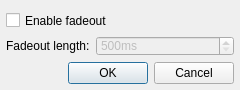
<?xml version="1.0" encoding="UTF-8"?>
<ui version="4.0">
 <class>SettingsDialog</class>
 <widget class="QDialog" name="SettingsDialog">
  <property name="geometry">
   <rect>
    <x>0</x>
    <y>0</y>
    <width>240</width>
    <height>90</height>
   </rect>
  </property>
  <property name="minimumSize">
   <size>
    <width>240</width>
    <height>90</height>
   </size>
  </property>
  <property name="maximumSize">
   <size>
    <width>240</width>
    <height>90</height>
   </size>
  </property>
  <property name="windowTitle">
   <string>GME Plugin Settings</string>
  </property>
  <layout class="QVBoxLayout" name="verticalLayout">
   <property name="leftMargin">
    <number>6</number>
   </property>
   <property name="rightMargin">
    <number>6</number>
   </property>
   <property name="bottomMargin">
    <number>6</number>
   </property>
   <item>
    <layout class="QFormLayout" name="formLayout">
     <property name="fieldGrowthPolicy">
      <enum>QFormLayout::AllNonFixedFieldsGrow</enum>
     </property>
     <item row="1" column="0">
      <widget class="QLabel" name="label">
       <property name="text">
        <string>Fadeout length:</string>
       </property>
      </widget>
     </item>
     <item row="1" column="1">
      <widget class="QSpinBox" name="fadeoutSpinBox">
       <property name="enabled">
        <bool>false</bool>
       </property>
       <property name="suffix">
        <string>ms</string>
       </property>
       <property name="minimum">
        <number>500</number>
       </property>
       <property name="maximum">
        <number>10000</number>
       </property>
      </widget>
     </item>
     <item row="0" column="0" colspan="2">
      <widget class="QCheckBox" name="fadeoutCheckBox">
       <property name="focusPolicy">
        <enum>Qt::NoFocus</enum>
       </property>
       <property name="text">
        <string>Enable fadeout</string>
       </property>
      </widget>
     </item>
    </layout>
   </item>
   <item>
    <widget class="QDialogButtonBox" name="buttonBox">
     <property name="orientation">
      <enum>Qt::Horizontal</enum>
     </property>
     <property name="standardButtons">
      <set>QDialogButtonBox::Cancel|QDialogButtonBox::Ok</set>
     </property>
    </widget>
   </item>
  </layout>
 </widget>
 <resources/>
 <connections>
  <connection>
   <sender>buttonBox</sender>
   <signal>accepted()</signal>
   <receiver>SettingsDialog</receiver>
   <slot>accept()</slot>
   <hints>
    <hint type="sourcelabel">
     <x>254</x>
     <y>101</y>
    </hint>
    <hint type="destinationlabel">
     <x>157</x>
     <y>274</y>
    </hint>
   </hints>
  </connection>
  <connection>
   <sender>buttonBox</sender>
   <signal>rejected()</signal>
   <receiver>SettingsDialog</receiver>
   <slot>reject()</slot>
   <hints>
    <hint type="sourcelabel">
     <x>322</x>
     <y>101</y>
    </hint>
    <hint type="destinationlabel">
     <x>286</x>
     <y>274</y>
    </hint>
   </hints>
  </connection>
  <connection>
   <sender>fadeoutCheckBox</sender>
   <signal>toggled(bool)</signal>
   <receiver>fadeoutSpinBox</receiver>
   <slot>setEnabled(bool)</slot>
   <hints>
    <hint type="sourcelabel">
     <x>83</x>
     <y>17</y>
    </hint>
    <hint type="destinationlabel">
     <x>149</x>
     <y>42</y>
    </hint>
   </hints>
  </connection>
 </connections>
</ui>
